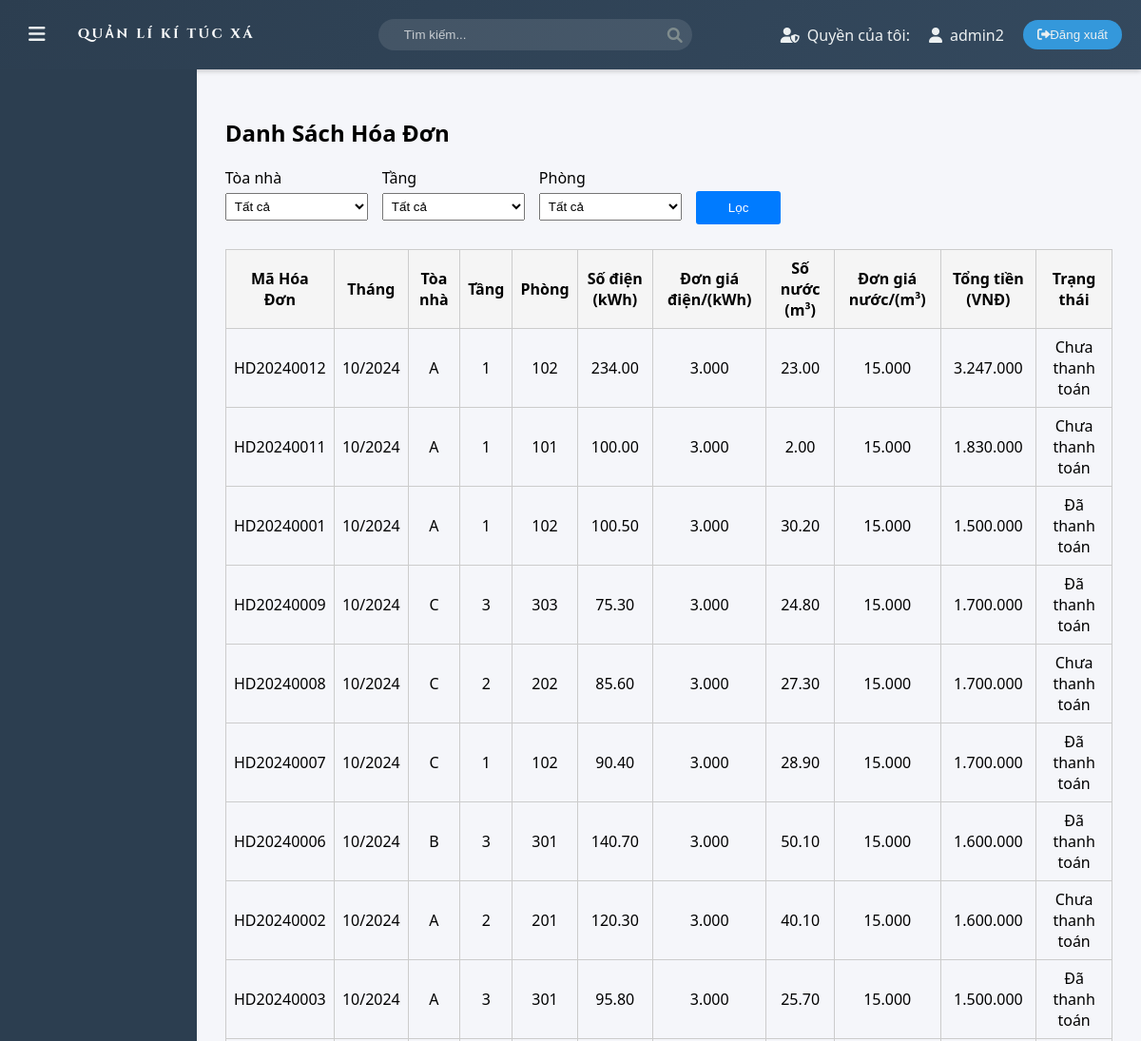
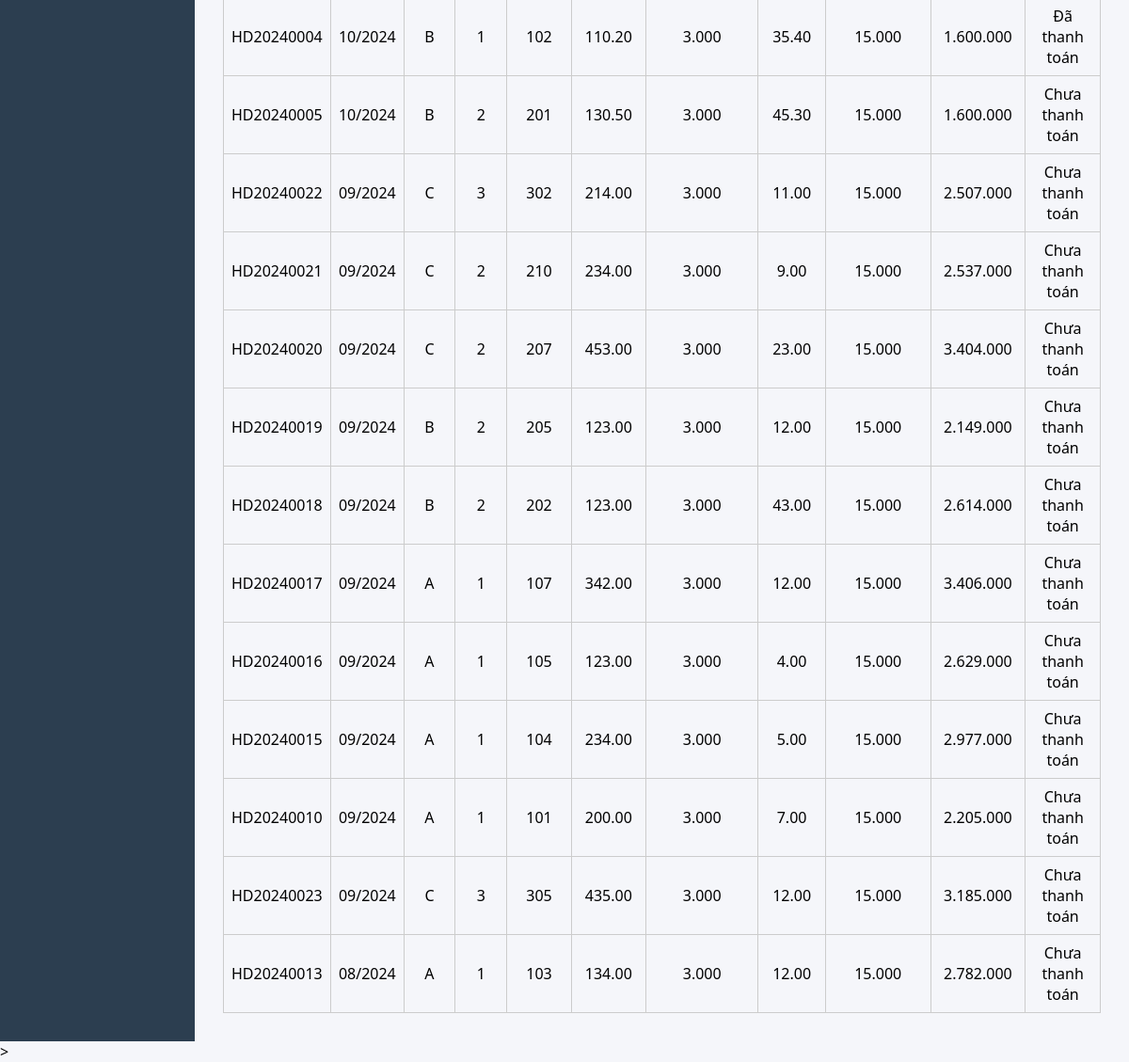
Page /php/all_payments.php (signed in) on the committed database (2 pictures, top to bottom).
### tables this page shows
CREATE TABLE Payments (
    payment_id INT AUTO_INCREMENT PRIMARY KEY,
    payment_code VARCHAR(50) UNIQUE NOT NULL,
    room_id INT,
    electricity_usage DECIMAL(10,2) DEFAULT 0.00,
    water_usage DECIMAL(10,2) DEFAULT 0.00,
    total_amount DECIMAL(10,2) NOT NULL,
    payment_status ENUM('unpaid', 'paid') DEFAULT 'unpaid',
    payment_date TIMESTAMP DEFAULT CURRENT_TIMESTAMP,
    FOREIGN KEY (room_id) REFERENCES Rooms(room_id) ON DELETE CASCADE
);

CREATE TABLE Rooms (
    room_id INT AUTO_INCREMENT PRIMARY KEY,
    room_code VARCHAR(50) UNIQUE NOT NULL,
    building VARCHAR(1) NOT NULL,
    floor INT NOT NULL,
    room_number VARCHAR(10) NOT NULL,
    capacity ENUM('2', '4', '8') NOT NULL,
    status ENUM('available', 'occupied', 'maintenance') DEFAULT 'available',
    price DECIMAL(10,2) NOT NULL
);

### php/all_payments.php (the view, shortened to what this page needs)
<?php
include 'db_connect.php';
$electricity_rate = 3000;
$water_rate = 15000;
$sql_payments = "
    SELECT p.*, r.building, r.floor, r.room_number
    FROM Payments p
    INNER JOIN Rooms r ON p.room_id = r.room_id
    WHERE 1=1
";
$sql_payments .= " ORDER BY p.payment_date DESC";
$stmt_payments = $conn->prepare($sql_payments);
$stmt_payments->execute();
$result_payments = $stmt_payments->get_result();
?>
<!DOCTYPE html>
<html lang="vi">
<head>
    <link rel="stylesheet" href="../assest/css/main.css">
    <link rel="stylesheet" href="../assest/css/payments.css">
    <link rel="stylesheet" href="https://cdnjs.cloudflare.com/ajax/libs/font-awesome/6.0.0/css/all.min.css">
</head>
<body>
    <?php include 'layout/header.php'; ?>
    <div class="container">
        <?php include 'layout/menu.php'; ?>
        <main class="content">
            <div class="payments-all-container">
                <h2>Danh Sách Hóa Đơn</h2>
                <form method="GET" class="filter-form">
                    <div class="form-group">
                        <label for="building">Tòa nhà</label>
                        <select name="building" id="building">
                            <option value="">Tất cả</option>
                        </select>
                    </div>
                    <div class="form-group">
                        <label for="floor">Tầng</label>
                        <select name="floor" id="floor">
                            <option value="">Tất cả</option>
                        </select>
                    </div>
                    <div class="form-group">
                        <label for="room_id">Phòng</label>
                        <select name="room_id" id="room_id">
                            <option value="">Tất cả</option>
                        </select>
                    </div>
                    <button type="submit" class="filter-btn">Lọc</button>
                </form>
                <table>
                    <thead>
                        <tr>
                            <th>Mã Hóa Đơn</th>
                            <th>Tháng</th>
                            <th>Tòa nhà</th>
                            <th>Tầng</th>
                            <th>Phòng</th>
                            <th>Số điện (kWh)</th>
                            <th>Đơn giá điện/(kWh)</th>
                            <th>Số nước (m³)</th>
                            <th>Đơn giá nước/(m³)</th>
                            <th>Tổng tiền (VNĐ)</th>
                            <th>Trạng thái</th>
                        </tr>
                    </thead>
                    <tbody>
                        <?php while ($payment = $result_payments->fetch_assoc()): ?>
                            <tr>
                                <td><?php echo htmlspecialchars($payment['payment_code']); ?></td>
                                <td><?php echo date('m/Y', strtotime($payment['payment_date'])); ?></td>
                                <td><?php echo htmlspecialchars($payment['building']); ?></td>
                                <td><?php echo htmlspecialchars($payment['floor']); ?></td>
                                <td><?php echo htmlspecialchars($payment['room_number']); ?></td>
                                <td><?php echo htmlspecialchars($payment['electricity_usage']); ?></td>
                                <td><?php echo number_format($electricity_rate, 0, ',', '.');?></td>
                                <td><?php echo htmlspecialchars($payment['water_usage']); ?></td>
                                <td><?php echo number_format($water_rate, 0, ',', '.'); ?></td>
                                <td><?php echo number_format($payment['total_amount'], 0, ',', '.'); ?></td>
                                <td><?php echo htmlspecialchars($payment['payment_status'] == 'paid' ? 'Đã thanh toán' : 'Chưa thanh toán'); ?></td>
                            </tr>
                        <?php endwhile; ?>
                    </tbody>
                </table>
            </div>
        </main>
    </div>
    <script src="../assest/js/search.js"></script>>
</body>
</html>

### php/layout/header.php (shortened to what this page needs)
<?php
$username = $_SESSION['username'];
$role = $_SESSION['role'];
?>
<header>
    <div class="header-container">
        <div class="left-section">
            <button id="menu-toggle">
                <i class="fas fa-bars"></i>
            </button>
            <div class="logo_header">
                <div class="img"><img src="../assest/img/header.png" alt=""></div>
            </div>
        </div>
        <div class="search-box">
            <i class="fas fa-search"></i>
            <input type="text" id="menu-search" placeholder="Tìm kiếm...">
        </div>
        <div class="right-section">
            <div class="user-info">
                <div class="role">
                    <i class="fas fa-user-shield"></i>
                    <span>Quyền của tôi: <?php echo htmlspecialchars($role); ?></span>
                </div>
                <div class="username">
                    <i class="fas fa-user"></i>
                    <span id="username"><?php echo htmlspecialchars($username); ?></span>
                </div>
                <form method="POST" style="display:inline;">
                    <button type="submit" name="logout" id="logout">
                        <i class="fas fa-sign-out-alt"></i>
                        Đăng xuất
                    </button>
                </form>
            </div>
        </div>
    </div>
</header>

### php/layout/menu.php (shortened to what this page needs)
<nav class="sidebar">
</nav>

### assest/css/main.css (style rules this page uses)
:root { --primary-color: #2c3e50; --secondary-color: #34495e; --accent-color: #3498db; --text-color: #ecf0f1; --hover-color: #2980b9; --transition-speed: 0.3s; }
body { font-family: 'Segoe UI', Tahoma, Geneva, Verdana, sans-serif; margin: 0; padding: 0; background-color: #f5f6fa; }
header { background: linear-gradient(135deg, var(--primary-color), var(--secondary-color)); color: var(--text-color); padding: 15px 0; box-shadow: 0 2px 5px rgba(0,0,0,0.2); }
.header-container { display: flex; justify-content: space-between; align-items: center; padding: 0 20px; }
.left-section { display: flex; align-items: center; gap: 20px; }
#menu-toggle { background: none; border: none; color: var(--text-color); font-size: 20px; cursor: pointer; padding: 10px; transition: var(--transition-speed); }
.search-box { display: flex; align-items: center; background-color: rgba(255, 255, 255, 0.1); padding: 8px 15px; border-radius: 20px; }
.search-box input { background: none; border: none; color: var(--text-color); margin-left: 10px; width: 200px; outline: none; }
.search-box input::placeholder { color: rgba(255, 255, 255, 0.7); }
.search-box { position: relative; width: 300px; }
.search-box .fa-search { position: absolute; right: 10px; top: 50%; transform: translateY(-50%); color: #7f8c8d; }
.right-section .user-info { display: flex; align-items: center; gap: 20px; }
.role, .username { display: flex; align-items: center; gap: 8px; }
.logo_header { display: flex; text-align: center; }
.logo_header .img { width: 192px; margin-right: 35px; }
.img img { width: 100%; }
#logout { background-color: var(--accent-color); border: none; color: var(--text-color); padding: 8px 15px; border-radius: 20px; cursor: pointer; transition: var(--transition-speed); display: flex; align-items: center; }
.container { display: flex; min-height: calc(100vh - 70px); }
.sidebar { width: 280px; background-color: var(--primary-color); color: var(--text-color); padding: 20px 0; transition: var(--transition-speed); transform: translateX(0); }
.content { flex-grow: 1; padding: 30px; transition: var(--transition-speed); }

### assest/css/payments.css (style rules this page uses)
.filter-form { display: flex; flex-wrap: wrap; margin-bottom: 20px; }
.filter-form .form-group { margin-right: 15px; margin-bottom: 10px; }
.filter-form label { display: block; margin-bottom: 5px; }
.filter-form select { padding: 5px; width: 150px; }
.filter-btn { padding: 10px 34px; background-color: #007bff; color: #fff; border: none; cursor: pointer; align-self: flex-end; border-radius: 3px; margin-bottom: 6px; }
.payments-all-container table { width: 100%; border-collapse: collapse; }
.payments-all-container th, .payments-all-container td { border: 1px solid #ccc; padding: 8px; text-align: center; }
.payments-all-container th { background-color: #f5f5f5; }

### rows in the picture
payments: payment_code "HD20240012", payment_date "10/2024", room.building "A", room.floor "1", room.room_number "102", electricity_usage "234.00", water_usage "23.00", total_amount "3.247.000", payment_status "Chưa thanh toán"
payments: payment_code "HD20240011", payment_date "10/2024", room.building "A", room.floor "1", room.room_number "101", electricity_usage "100.00", water_usage "2.00", total_amount "1.830.000", payment_status "Chưa thanh toán"
payments: payment_code "HD20240001", payment_date "10/2024", room.building "A", room.floor "1", room.room_number "102", electricity_usage "100.50", water_usage "30.20", total_amount "1.500.000", payment_status "Đã thanh toán"
payments: payment_code "HD20240009", payment_date "10/2024", room.building "C", room.floor "3", room.room_number "303", electricity_usage "75.30", water_usage "24.80", total_amount "1.700.000", payment_status "Đã thanh toán"
payments: payment_code "HD20240008", payment_date "10/2024", room.building "C", room.floor "2", room.room_number "202", electricity_usage "85.60", water_usage "27.30", total_amount "1.700.000", payment_status "Chưa thanh toán"
payments: payment_code "HD20240007", payment_date "10/2024", room.building "C", room.floor "1", room.room_number "102", electricity_usage "90.40", water_usage "28.90", total_amount "1.700.000", payment_status "Đã thanh toán"
payments: payment_code "HD20240006", payment_date "10/2024", room.building "B", room.floor "3", room.room_number "301", electricity_usage "140.70", water_usage "50.10", total_amount "1.600.000", payment_status "Đã thanh toán"
payments: payment_code "HD20240002", payment_date "10/2024", room.building "A", room.floor "2", room.room_number "201", electricity_usage "120.30", water_usage "40.10", total_amount "1.600.000", payment_status "Chưa thanh toán"
payments: payment_code "HD20240003", payment_date "10/2024", room.building "A", room.floor "3", room.room_number "301", electricity_usage "95.80", water_usage "25.70", total_amount "1.500.000", payment_status "Đã thanh toán"
payments: payment_code "HD20240004", payment_date "10/2024", room.building "B", room.floor "1", room.room_number "102", electricity_usage "110.20", water_usage "35.40", total_amount "1.600.000", payment_status "Đã thanh toán"
payments: payment_code "HD20240005", payment_date "10/2024", room.building "B", room.floor "2", room.room_number "201", electricity_usage "130.50", water_usage "45.30", total_amount "1.600.000", payment_status "Chưa thanh toán"
payments: payment_code "HD20240022", payment_date "09/2024", room.building "C", room.floor "3", room.room_number "302", electricity_usage "214.00", water_usage "11.00", total_amount "2.507.000", payment_status "Chưa thanh toán"
payments: payment_code "HD20240021", payment_date "09/2024", room.building "C", room.floor "2", room.room_number "210", electricity_usage "234.00", water_usage "9.00", total_amount "2.537.000", payment_status "Chưa thanh toán"
payments: payment_code "HD20240020", payment_date "09/2024", room.building "C", room.floor "2", room.room_number "207", electricity_usage "453.00", water_usage "23.00", total_amount "3.404.000", payment_status "Chưa thanh toán"
payments: payment_code "HD20240019", payment_date "09/2024", room.building "B", room.floor "2", room.room_number "205", electricity_usage "123.00", water_usage "12.00", total_amount "2.149.000", payment_status "Chưa thanh toán"
payments: payment_code "HD20240018", payment_date "09/2024", room.building "B", room.floor "2", room.room_number "202", electricity_usage "123.00", water_usage "43.00", total_amount "2.614.000", payment_status "Chưa thanh toán"
payments: payment_code "HD20240017", payment_date "09/2024", room.building "A", room.floor "1", room.room_number "107", electricity_usage "342.00", water_usage "12.00", total_amount "3.406.000", payment_status "Chưa thanh toán"
payments: payment_code "HD20240016", payment_date "09/2024", room.building "A", room.floor "1", room.room_number "105", electricity_usage "123.00", water_usage "4.00", total_amount "2.629.000", payment_status "Chưa thanh toán"
payments: payment_code "HD20240015", payment_date "09/2024", room.building "A", room.floor "1", room.room_number "104", electricity_usage "234.00", water_usage "5.00", total_amount "2.977.000", payment_status "Chưa thanh toán"
payments: payment_code "HD20240010", payment_date "09/2024", room.building "A", room.floor "1", room.room_number "101", electricity_usage "200.00", water_usage "7.00", total_amount "2.205.000", payment_status "Chưa thanh toán"
payments: payment_code "HD20240023", payment_date "09/2024", room.building "C", room.floor "3", room.room_number "305", electricity_usage "435.00", water_usage "12.00", total_amount "3.185.000", payment_status "Chưa thanh toán"
payments: payment_code "HD20240013", payment_date "08/2024", room.building "A", room.floor "1", room.room_number "103", electricity_usage "134.00", water_usage "12.00", total_amount "2.782.000", payment_status "Chưa thanh toán"

### other values in the picture
$username "admin2"
